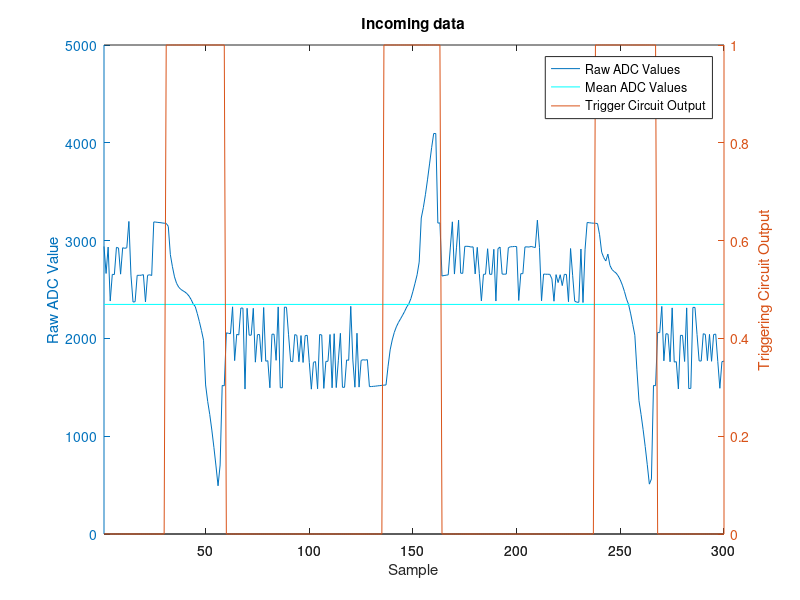
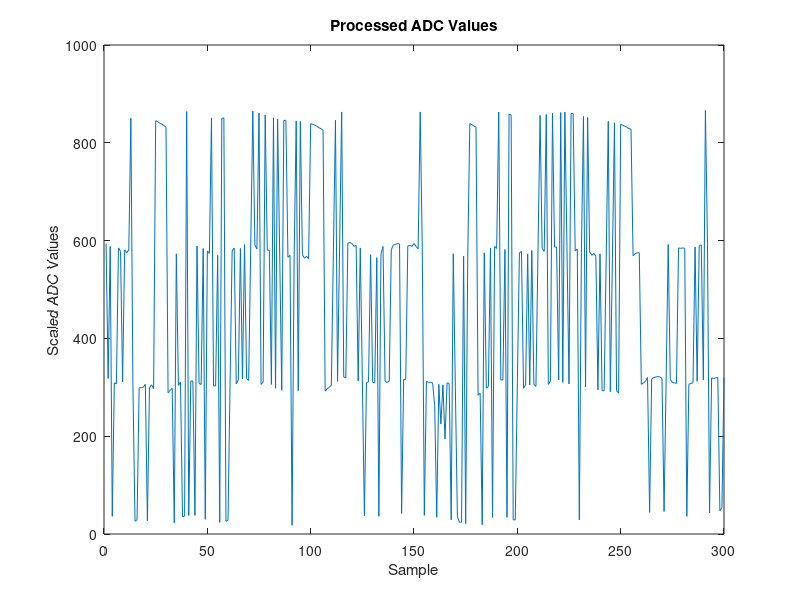
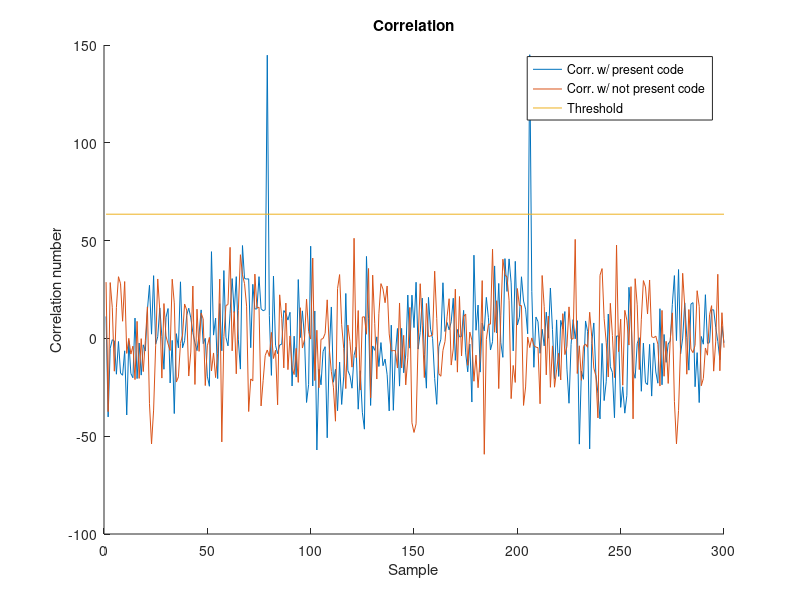

The MATLAB source for these figures, in order:
close all;
clear all;

load ac_data;

e = 300;

[ax,h1,h2] = plotyy(1:e, raw_ac_adc(1:e), 1:e, trigger(1:e));
hold on; 
plot([1 e],[mean(raw_ac_adc) mean(raw_ac_adc)], 'cyan');
title('Incoming data');
xlabel('Sample');

set(get(ax(1),'Ylabel'),'String','Raw ADC Value') 
set(get(ax(2),'Ylabel'),'String','Triggering Circuit Output') 

legend('Raw ADC Values', 'Mean ADC Values', 'Trigger Circuit Output');


new_idx = 1;

for idx=1:length(raw_ac_adc)
    if (trigger(idx) == 0)
        adc_dsp(new_idx) = raw_ac_adc(idx);
        new_idx = new_idx + 1;
    end;
end;


adc_dsp = abs(adc_dsp - mean(adc_dsp));

figure;
plot(adc_dsp(1:e));
title('Processed ADC Values');
xlabel('Sample');
ylabel('Scaled ADC Values');

figure;
hold on;
plot(corr(1:e));
plot(corr_not_included_code(1:e));
plot([1 e],[127/2 127/2]);

title('Correlation');
xlabel('Sample');
ylabel('Correlation number');
legend('Corr. w/ present code', 'Corr. w/ not present code', 'Threshold');

hold off;
